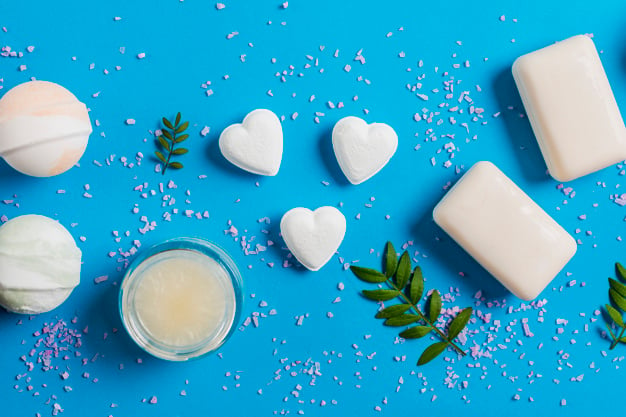
#> input picture image_process_python/images/soaps.jpg, 626 x 417 px, found by its file name
$ python reduce_noice.py
#> lines starting #> are read from the running program, lines starting #| are printed output that depends on the picture
### image_process_python/utils.py
import matplotlib.pyplot as plt


# Define a function using matplotlib to display the images
def show_image(image, title="Image", cmap_type="gray"):
    plt.imshow(image, cmap=cmap_type)
    plt.title(title)
    plt.axis("off")
    plt.show()


# [65 lines left out: functions show_image_contour, show_image_with_corners, show_detected_face, getFaceRectangle, mergeBlurryFace, not called in this run]

### image_process_python/restore_segment_noice_contour/reduce_noice.py
# Import the module and function

import skimage
from skimage.restoration import denoise_tv_chambolle
from utils import show_image

# Prepare data
noisy_image = skimage.io.imread(
    "/users/s0046425/git_projects/2025/data-camp-courses/image_process_python/images/soaps.jpg"
)
#> noisy_image is the input picture: shape (417, 626, 3); mean R, G, B 54.6, 166.6, 201.6

# Apply total variation filter denoising
denoised_image = denoise_tv_chambolle(noisy_image, channel_axis=2)
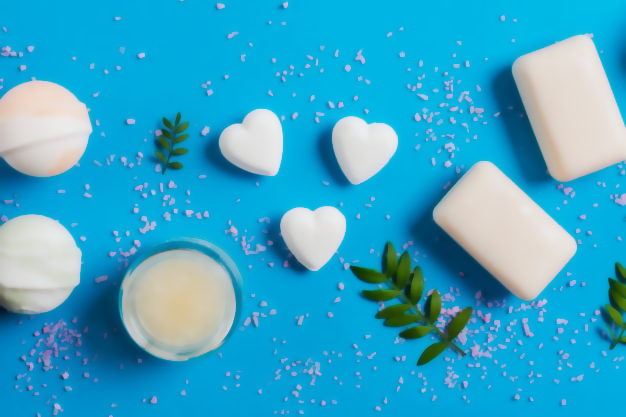
#> denoised_image: shape (417, 626, 3) float64; mean R, G, B 0.214, 0.653, 0.791

# Show the noisy and denoised images
show_image(noisy_image, "Noisy")
show_image(denoised_image, "Denoised image")
